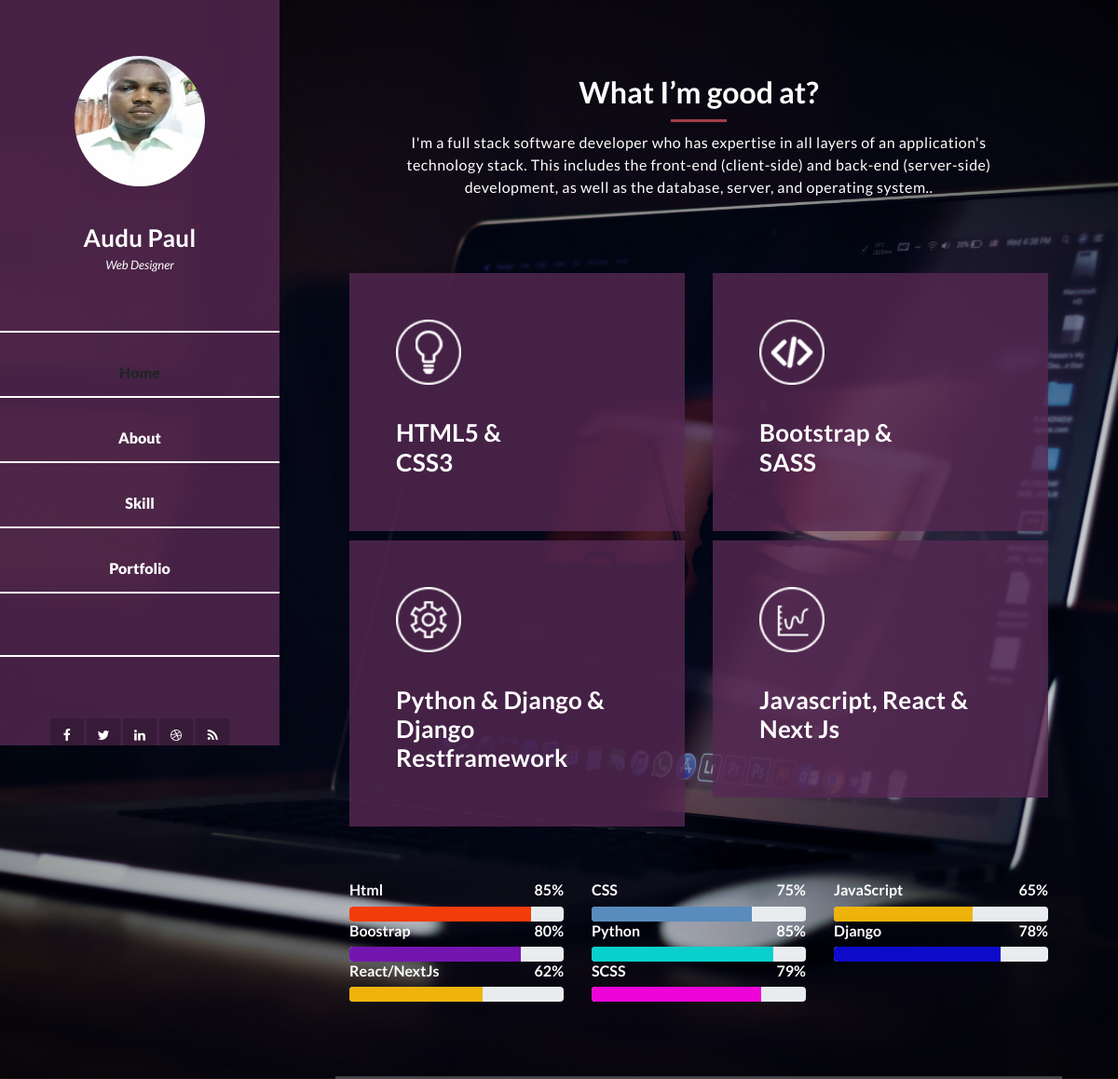
Screenshot of /skills/ with the database file from the repository.
### portfolio/models.py (models this page shows, shortened)
class Skills(models.Model):
    title = models.CharField(max_length=255)
    level = models.IntegerField(default=0)
    color = models.CharField(max_length=255, default='blue')

### portfolio/views.py (the view)
# urls.py: path('skills/', MySkills.as_view(), name='skills'),
class MySkills(ListView):
    template_name = 'skills.html'
    context_object_name = 'skills'
    queryset =  Skills.objects.all()

### templates/skills.html (shortened to what this page needs)
{% extends 'base.html'%}
{% load static %}
{% load bootstrap5 %}
{% block content %}
<section class="section about-me" >
<div class="container">
    <div class="section-heading">
      <h2>What I’m good at?</h2>
      <div class="line-dec"></div>
      <span
        > I'm a full stack software developer who has expertise in all layers of
        an application's technology stack. This includes the front-end (client-side) and back-end (server-side)
        development, as well as the database, server, and operating system..</span
      >
    </div>
    <div class="row ">
      <div class="col-md-6  ">
        <div class="service-item">
          <div class="first-service-icon service-icon"></div>
          <h4>HTML5 &amp; <br> CSS3</h4>
        </div>
      </div>
      <div class="col-md-6">
        <div class="service-item">
          <div class="second-service-icon service-icon"></div>
          <h4>Bootstrap &amp; <br> SASS</h4>
        </div>
      </div>
      <div class="col-md-6">
        <div class="service-item">
          <div class="third-service-icon service-icon"></div>
          <h4>Python  &amp; Django &amp; Django Restframework</h4>
        </div>
      </div>
      <div class="col-md-6">
        <div class="service-item">
          <div class="fourth-service-icon service-icon"></div>
          <h4>Javascript,  React &amp; <br> Next Js</h4>
        </div>
      </div>
    </div>
    <div class="row mt-5">
      {% for skill in skills %}
      <div class="col-md-4  ">
        <div class="d-flex justify-content-between">
          <h6 class="font-weight-bold">{{skill.title}}</h6>
          <h6 class="font-weight-bold">{{skill.level}}%</h6>
      </div>
      <div class="progress">
        <div class="progress-bar" style="width: {{skill.level}}%; background-color:{{skill.color}}"></div>
      </div>
      </div>
      {% endfor %}
      </div>
  </div>
</section>
{% endblock %}

### templates/base.html (shortened to what this page needs)
{% load static %}
<!DOCTYPE html>
<html lang="en">
  <head>
    {% load bootstrap5 %}
    {% bootstrap_css %}
    <link rel="stylesheet" href="https://stackpath.bootstrapcdn.com/bootstrap/4.3.1/css/bootstrap.min.css">
    <link rel="stylesheet" href="https://stackpath.bootstrapcdn.com/bootstrap/4.3.1/js/bootstrap.bundle.min.js">
    <link rel="stylesheet" href="https://cdnjs.cloudflare.com/ajax/libs/jquery/3.2.1/jquery.min.js">
    <link href="{% static 'vendor/bootstrap/css/bootstrap.min.css' %}" rel="stylesheet" />
    <link rel="stylesheet" href="{% static 'assets/css/fontawesome.css' %}" />
    <link rel="stylesheet" href="{% static 'assets/css/templatemo-style.css' %}" />
    <link rel="stylesheet" href="{% static 'assets/css/owl.css' %}" />
    <link rel="stylesheet" href="{% static 'assets/css/lightbox.css' %}" />
  </head>
</head>
<body>
  <div id="page-wraper">
    <div class="responsive-nav">
      <div id="menu" class="menu">
        <div class="container">
          <div class="image">
            <a href="#"><img src="{% static 'assets/images/author-image.jpg' %}" alt="" /></a>
          </div>
          <div class="author-content">
            <h4>Audu Paul</h4>
            <span>Web Designer</span>
          </div>
          <nav class="main-nav" role="navigation">
            <ul class="navbar-nav">
              <li class="nav-item"><a class="nav-link active" aria-current="page" href="{% url 'home' %}"><strong> Home</strong></a></li>
              <li class="nav-item"><a class="nav-link" href="{% url 'about' %}"><strong>About</strong></a></li>
              <li class="nav-item"><a class="nav-link" href="{% url 'skills' %}"><strong>Skill</strong></a></li>
              <li class="nav-item"><a class="nav-link" href="{% url 'portfolio'%}"><strong>Portfolio</strong></a></li>
              <li class="nav-item"><a class="nav-link" href="#contact"><strong></strong> </a>
            </ul>
          </nav>
          <div class="social-network">
            <ul class="soial-icons">
              <li>
                <a href=''
                  ><i class="fa fa-facebook"></i
                ></a>
              </li>
              <li>
                <a href="#"><i class="fa fa-twitter"></i></a>
              </li>
              <li>
                <a href="#"><i class="fa fa-linkedin"></i></a>
              </li>
              <li>
                <a href="#"><i class="fa fa-dribbble"></i></a>
              </li>
              <li>
                <a href="#"><i class="fa fa-rss"></i></a>
              </li>
            </ul>
          </div>
        </div>
      </div>
    </div>
    {% block content %}
    {% endblock %}
  </div>
</body>
</html>

### static/assets/css/templatemo-style.css (style rules this page uses)
body { font-family: 'Lato', sans-serif; }
#page-wraper { background: url(../images/page-bg.jpg) no-repeat center center fixed; -webkit-background-size: cover; -moz-background-size: cover; -o-background-size: cover; background-size: cover; width: 100%; }
body { overflow-x: hidden; }
a, a:hover { text-decoration: none; }
h4 { font-size: 26px; font-weight: 700; color: #fff; letter-spacing: 0.25px; }
img { width: 100%; overflow: hidden; }
ul { padding: 0; margin: 0; list-style: none; }
ul li { display: inline-block; }
html { -webkit-box-sizing: border-box; -moz-box-sizing: border-box; box-sizing: border-box; }
*, *:before, *:after { -webkit-box-sizing: inherit; -moz-box-sizing: inherit; box-sizing: inherit; }
.container { margin: 0 auto; }
.main-nav { text-align: center; }
.main-nav li:last-child a { border-bottom: 2px solid #fff; }
.main-nav li { display: block; }
.main-nav li a { height: 70px; line-height: 70px; display: inline-block; font-size: 16px; font-weight: 700; color: #fff; width: 100%; transition: all 0.5s; border-top: 2px solid #fff; }
.menu .image { margin-top: 60px; }
.menu .image img { width: 140px; height: 140px; border-radius: 50%; text-align: center; }
.menu .author-content { margin: 40px 0px 60px 0px; }
.menu .author-content h4 { margin-bottom: 0px; }
.menu .author-content span { font-size: 13px; font-style: italic; color: #fff; }
.menu .social-network { margin-top: 60px; }
.menu .social-network ul li { margin: 0 3px; }
.menu .social-network ul li a { width: 40px; height: 40px; display: inline-block; text-align: center; line-height: 40px; background-color: rgba(0, 0, 0, 0.2); color: #fff; font-size: 14px; transition: all 0.5s; }
.menu:before, .menu:after { content: ""; display: table; }
.menu:after { clear: both; }
.menu a { text-decoration: none; color: inherit; }
.menu { text-align: center; }
.menu { left: 10%; -webkit-transition: -webkit-transform 233ms cubic-bezier(0, 0, 0.21, 1); -webkit-overflow-scrolling: touch; background-color: rgba(87, 41, 84, 0.795);; box-sizing: border-box; height: 100vh; max-height: 100vh !important; max-width: 80vw !important; min-width: 45px !important; outline: none; overflow-x: hidden !important; overflow-y: auto !important; padding: 0; position: fixed !important; top: calc(0px); width: 20%; will-change: transform; z-index: 9999 !important; }
.section { color: #fff; width: 55%; right: 10%; left: 35%; position: relative; min-height: 100vh; padding-bottom: 80px; border-bottom: 3px solid rgba(250, 250, 250, 0.25); }
.section-heading { text-align: center; padding: 80px 45px; }
.section-heading h2 { font-size: 32px; font-weight: 700; color: #fff; }
.section-heading .line-dec { width: 60px; height: 3px; background-color: #a43f49; margin: 10px auto; }
.section-heading span { margin-top: 5px; font-size: 16px; color: #fff; letter-spacing: 0.5px; }
.service-item { margin-bottom: 10px; padding: 50px; background-color: rgba(87, 41, 84, 0.795); transition: all 0.5s; }
.service-item h4 { transition: all 0.5s; }
.service-item .service-icon { width: 70px; height: 70px; display: inline-block; margin-bottom: 30px; background-size: cover; background-repeat: no-repeat; transition: all 0.5s; }
.service-item .first-service-icon { background-image: url(../images/first-white-icon.png); }
.service-item .second-service-icon { background-image: url(../images/second-white-icon.png); }
.service-item .third-service-icon { background-image: url(../images/third-white-icon.png); }
.service-item .fourth-service-icon { background-image: url(../images/fourth-white-icon.png); }
@media screen and (max-width: 1680px) { .menu { left: 5%; } }
@media screen and (max-width: 1680px) { .section { color: #fff; width: 65%; right: 5%; left: 30%; } }
@media screen and (max-width: 1680px) and (min-width: 846px) { .menu .social-network ul li a { width: 36px; height: 36px; line-height: 36px; } }
@media screen and (max-width: 1680px) and (min-width: 846px) { .menu .social-network ul li { margin: 0; } }
@media screen and (max-width: 1680px) and (min-width: 846px) { .menu .image { margin-top: 60px; } }
@media screen and (max-width: 1280px) { .menu { left: 0%; } }
.menu .container { padding-left: 0; padding-right: 0; }
@media screen and (max-width: 1280px) and (min-width: 846px) { .menu { width: 25%; } }

### rows the page displays
Skills: title "Html", level "85"
Skills: title "CSS", level "75"
Skills: title "JavaScript", level "65"
Skills: title "Boostrap", level "80"
Skills: title "Python", level "85"
Skills: title "Django", level "78"
Skills: title "React/NextJs", level "62"
Skills: title "SCSS", level "79"
